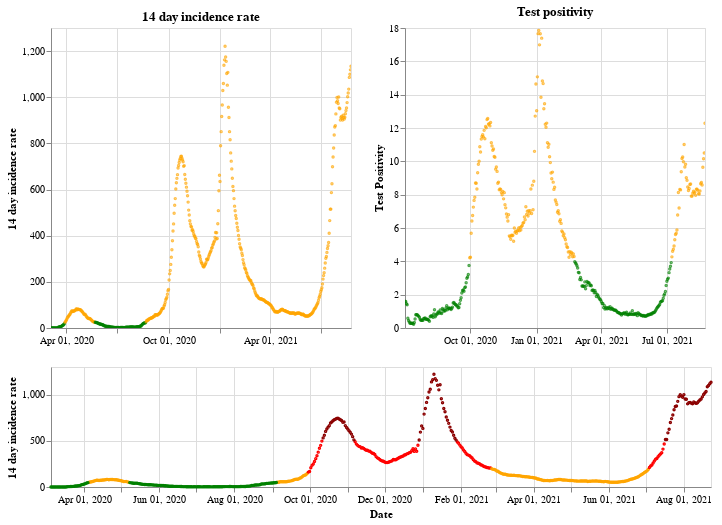

Here is the notebook cell this chart was saved with:
### Markdown cell above
## Northern Ireland

### Code cell
plot_traffic_light('Northern Ireland')

### Figure 1 — Vega-Lite specification as saved in the notebook (floating-point values rounded to 4 significant figures; data arrays with more than 128 entries replaced by an {"elided": "..."} marker saying what was removed)
{"config": {"view": {"continuousWidth": 400, "continuousHeight": 300}}, "vconcat": [{"hconcat": [{"mark": {"type": "point", "size": 2}, "encoding": {"color": {"condition": {"value": "green", "test": "(datum.twoWeeklyCasesRate <= 25)"}, "value": "orange"}, "tooltip": [{"type": "nominal", "field": "areaName"}, {"type": "temporal", "field": "date"}, {"type": "quantitative", "field": "twoWeeklyCasesRate"}, {"type": "quantitative", "field": "testPositivity"}], "x": {"type": "temporal", "axis": {"title": ""}, "field": "date", "scale": {"domain": {"selection": "DateBrush"}}, "timeUnit": "yearmonthdate"}, "y": {"type": "quantitative", "axis": {"title": "14 day incidence rate"}, "field": "twoWeeklyCasesRate"}}, "title": "14 day incidence rate", "width": 300}, {"mark": {"type": "point", "size": 2}, "encoding": {"color": {"condition": {"value": "green", "test": "(datum.testPositivity <= 4)"}, "value": "orange"}, "tooltip": [{"type": "nominal", "field": "areaName"}, {"type": "temporal", "field": "date"}, {"type": "quantitative", "field": "twoWeeklyCasesRate"}, {"type": "quantitative", "field": "testPositivity"}], "x": {"type": "temporal", "axis": {"title": ""}, "field": "date", "scale": {"domain": {"selection": "DateBrush"}}, "timeUnit": "yearmonthdate"}, "y": {"type": "quantitative", "axis": {"title": "Test Positivity"}, "field": "testPositivity"}}, "title": "Test positivity", "width": 300}]}, {"layer": [{"mark": {"type": "point", "size": 2}, "encoding": {"color": {"condition": {"value": "orange", "test": "(((datum.testPositivity < 4) && (datum.twoWeeklyCasesRate >= 50)) && (datum.twoWeeklyCasesRate < 200))"}, "value": "red"}, "opacity": {"condition": {"value": 1, "test": "((datum.twoWeeklyCasesRate >= 50) && (datum.twoWeeklyCasesRate < 500))"}, "value": 0}, "tooltip": [{"type": "nominal", "field": "areaName"}, {"type": "temporal", "field": "date"}, {"type": "quantitative", "field": "twoWeeklyCasesRate"}, {"type": "quantitative", "field": "testPositivity"}], "x": {"type": "temporal", "axis": {"title": "Date"}, "field": "date", "timeUnit": "yearmonthdate"}, "y": {"type": "quantitative", "axis": {"title": "14 day incidence rate"}, "field": "twoWeeklyCasesRate"}}, "selection": {"DateBrush": {"type": "interval", "encodings": ["x"], "fields": ["Time"]}}}, {"mark": {"type": "point", "size": 2}, "encoding": {"color": {"value": "darkred"}, "opacity": {"condition": {"value": 1, "test": "(datum.twoWeeklyCasesRate >= 500)"}, "value": 0}, "tooltip": [{"type": "nominal", "field": "areaName"}, {"type": "temporal", "field": "date"}, {"type": "quantitative", "field": "twoWeeklyCasesRate"}, {"type": "quantitative", "field": "testPositivity"}], "x": {"type": "temporal", "axis": {"title": "Date"}, "field": "date", "timeUnit": "yearmonthdate"}, "y": {"type": "quantitative", "axis": {"title": "14 day incidence rate"}, "field": "twoWeeklyCasesRate"}}}, {"mark": {"type": "point", "size": 2}, "encoding": {"color": {"condition": {"value": "green", "test": "((datum.testPositivity < 4) && (datum.twoWeeklyCasesRate < 50))"}, "value": "orange"}, "opacity": {"condition": {"value": 1, "test": "(datum.twoWeeklyCasesRate < 50)"}, "value": 0}, "tooltip": [{"type": "nominal", "field": "areaName"}, {"type": "temporal", "field": "date"}, {"type": "quantitative", "field": "twoWeeklyCasesRate"}, {"type": "quantitative", "field": "testPositivity"}], "x": {"type": "temporal", "axis": {"title": "Date"}, "field": "date", "timeUnit": "yearmonthdate"}, "y": {"type": "quantitative", "axis": {"title": "14 day incidence rate"}, "field": "twoWeeklyCasesRate"}}}], "height": 120, "width": 660}], "data": {"name": "data-842a96f65d5b6f9811503802ff9068ec"}, "$schema": "https://vega.github.io/schema/vega-lite/v4.8.1.json", "datasets": {"data-842a96f65d5b6f9811503802ff9068ec": {"elided": "537 records"}}}
